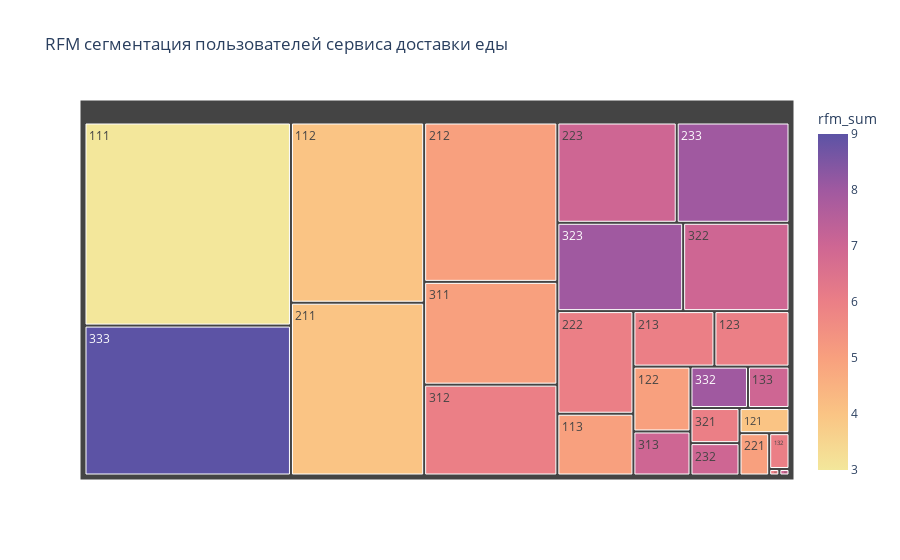

The notebook cell this image was saved under:
### Markdown cell above
Самым многочисленным является сегмент 111, потом идет сегмент 333.

### Code cell
import plotly.express as px

# Построим график treemap для визуализации результатов RFM сегментации:
fig = px.treemap(rfm_group, 
                 path=['rfm_group'], 
                 values='customer_id', 
                 color='rfm_sum', 
                 color_continuous_scale='Sunset',
                 title='RFM сегментация пользователей сервиса доставки еды')

fig.show()

### Figure 1 — Plotly figure (JSON) as saved in the notebook; plotly's stock layout.template omitted (floating-point values rounded to 4 significant figures)
{"data": [{"branchvalues": "total", "customdata": [[3], [4], [5], [4], [5], [6], [6], [7], [4], [5], [6], [5], [6], [7], [6], [7], [8], [5], [6], [7], [6], [7], [8], [7], [8], [9]], "domain": {"x": [0, 1], "y": [0, 1]}, "hovertemplate": "labels=%{label}<br>customer_id=%{value}<br>parent=%{parent}<br>id=%{id}<br>rfm_sum=%{color}<extra></extra>", "ids": ["111", "112", "113", "121", "122", "123", "132", "133", "211", "212", "213", "221", "222", "223", "231", "232", "233", "311", "312", "313", "321", "322", "323", "331", "332", "333"], "labels": ["111", "112", "113", "121", "122", "123", "132", "133", "211", "212", "213", "221", "222", "223", "231", "232", "233", "311", "312", "313", "321", "322", "323", "331", "332", "333"], "marker": {"coloraxis": "coloraxis", "colors": [3, 4, 5, 4, 5, 6, 6, 7, 4, 5, 6, 5, 6, 7, 6, 7, 8, 5, 6, 7, 6, 7, 8, 7, 8, 9]}, "name": "", "parents": ["", "", "", "", "", "", "", "", "", "", "", "", "", "", "", "", "", "", "", "", "", "", "", "", "", ""], "type": "treemap", "values": [634, 363, 71, 19, 56, 63, 11, 26, 348, 321, 68, 19, 118, 181, 1, 24, 171, 207, 183, 38, 26, 142, 168, 1, 36, 468]}], "layout": {"coloraxis": {"colorbar": {"title": {"text": "rfm_sum"}}, "colorscale": [[0, "rgb(243, 231, 155)"], [0.1667, "rgb(250, 196, 132)"], [0.3333, "rgb(248, 160, 126)"], [0.5, "rgb(235, 127, 134)"], [0.6667, "rgb(206, 102, 147)"], [0.8333, "rgb(160, 89, 160)"], [1, "rgb(92, 83, 165)"]]}, "legend": {"tracegroupgap": 0}, "title": {"text": "RFM сегментация пользователей сервиса доставки еды"}}}
